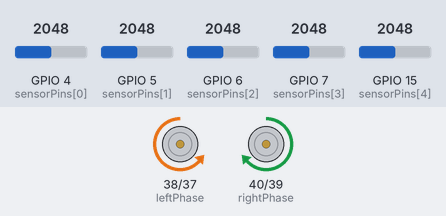
Simulated run of this sketch. Board: ESP32. On the bench: direction and speed pins drawn as motors (green arrow = direction pin HIGH = forward, orange = LOW = backward, longer = more drive). Inputs (shaded band) come from the test bench; at power-on: GPIO 4 (sensorPins[0]) = 2048, GPIO 5 (sensorPins[1]) = 2048, GPIO 6 (sensorPins[2]) = 2048, GPIO 7 (sensorPins[3]) = 2048, GPIO 15 (sensorPins[4]) = 2048.

Above: at 1.2 s.
1.3 s: GPIO 4 (sensorPins[0]) set to 266
2.8 s: GPIO 4 (sensorPins[0]) set to 239
At 3.8 s:
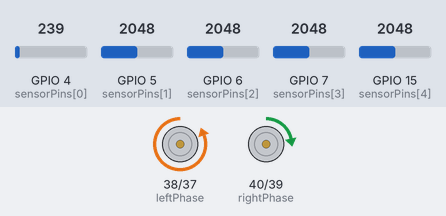
4.3 s: GPIO 5 (sensorPins[1]) set to 266
5.8 s: GPIO 5 (sensorPins[1]) set to 223
At 6.1 s:
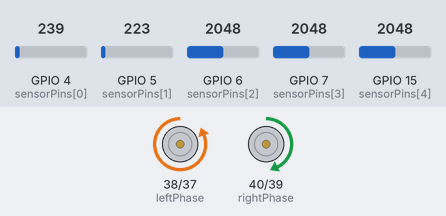
7.3 s: GPIO 5 (sensorPins[1]) set to 290
At 8.5 s:
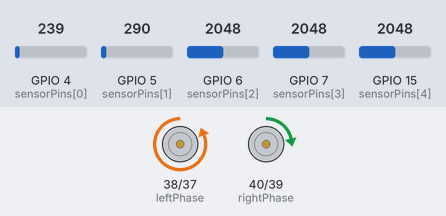
8.8 s: GPIO 5 (sensorPins[1]) set to 210
At 9.6 s:
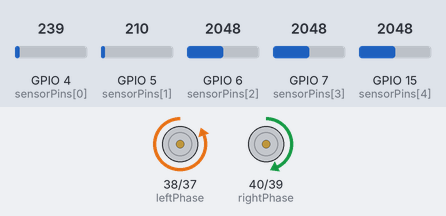
Timing chart, 0 to 11.3 s (numbered marks = the images above; inputs shaded):
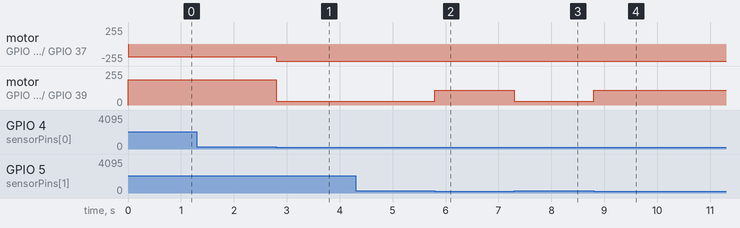

Measured:
- the behaviour switches between 250 and 249 on GPIO 4 (sensorPins[0]) (found by bisection; images 0 and 1)
- the behaviour switches between 250 and 249 on GPIO 5 (sensorPins[1]) (found by bisection; images 1 and 2)
- after the input at 1.3 s, every drawn part: stays the same
- after the input at 2.8 s, motor on GPIO 38 (leftPhase) / GPIO 37 (leftPWM): backward 190/255 → backward 255/255 at once; motor on GPIO 40 (rightPhase) / GPIO 39 (rightPWM): forward 190/255 → forward 30/255 at once
- after the input at 4.3 s, every drawn part: stays the same
- after the input at 5.8 s, motor on GPIO 40 (rightPhase) / GPIO 39 (rightPWM): forward 30/255 → forward 110/255 at once
- after the input at 7.3 s, motor on GPIO 40 (rightPhase) / GPIO 39 (rightPWM): forward 110/255 → forward 30/255 at once
- after the input at 8.8 s, motor on GPIO 40 (rightPhase) / GPIO 39 (rightPWM): forward 30/255 → forward 110/255 at once

The sketch:

line_following_a.ino
```cpp
// ===============================
// 5-SENSOR WHITE LINE FOLLOWER
// ESP32 + DRV8835
// ===============================

// -------- Line sensor pins (LEFT → RIGHT) --------
int sensorPins[5] = {4, 5, 6, 7, 15};
int sensorValues[5];

// -------- Motor driver pins --------
int leftPWM    = 37;
int leftPhase  = 38;
int rightPWM   = 39;
int rightPhase = 40;

// -------- Tuning values --------
int threshold = 250;     // white < 250, black > 3800
int baseSpeed = 190;     // forward speed
int Kp = 80;             // steering strength

// ===============================
void setup() {
  Serial.begin(9600);

  pinMode(leftPWM, OUTPUT);
  pinMode(leftPhase, OUTPUT);
  pinMode(rightPWM, OUTPUT);
  pinMode(rightPhase, OUTPUT);
}

// ===============================
void loop() {
  readSensors();
  followLine();
}

// ===============================
// Read all 5 sensors
void readSensors() {
  for (int i = 0; i < 5; i++) {
    sensorValues[i] = analogRead(sensorPins[i]);
  }
}

// ===============================
// Calculate line position error
int getLineError() {
  int weights[5] = {-2, -1, 0, 1, 2};
  int sum = 0;
  int count = 0;

  for (int i = 0; i < 5; i++) {
    if (sensorValues[i] < threshold) { // white detected
      sum += weights[i];
      count++;
    }
  }

  if (count == 0) {
    return 100; // line lost
  }

  return sum / count;
}

// ===============================
// Control motors
void setMotors(int leftSpeed, int rightSpeed) {
  digitalWrite(leftPhase, leftSpeed >= 0 ? LOW : HIGH);
  digitalWrite(rightPhase, rightSpeed >= 0 ? HIGH : LOW);

  analogWrite(leftPWM, abs(leftSpeed));
  analogWrite(rightPWM, abs(rightSpeed));
}

// ===============================
// Line following logic
void followLine() {
  int error = getLineError();

  if (error == 100) {
    // Line lost → stop
    setMotors(190, 190);
    return;
  }

  int correction = Kp * error;

  int leftSpeed  = baseSpeed - correction;
  int rightSpeed = baseSpeed + correction;

  leftSpeed  = constrain(leftSpeed, 0, 255);
  rightSpeed = constrain(rightSpeed, 0, 255);

  setMotors(leftSpeed, rightSpeed);
}
```
